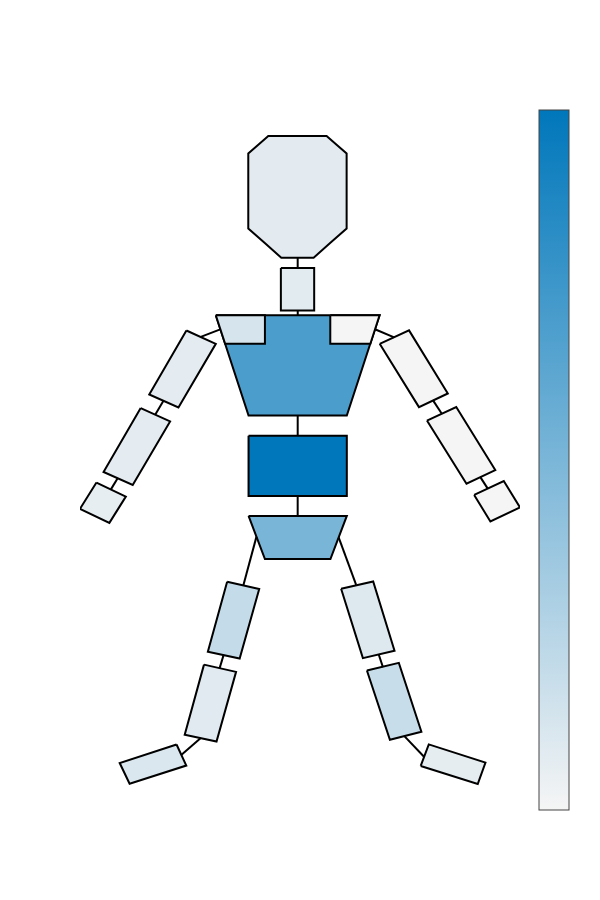

Here is the notebook cell this chart was saved with:
### Code cell
print("Body Heatmap for decoder F y-axis")
# Retrieve and reshape data 
#Retrieve main cluster weights
mainClusterWeights = np.average(np.abs(zero),axis = 0)
coefficientsModel_x = mainClusterWeights


# Sum all coefficients across all rotations and positions for each rigid body and normalise
coefficientsModel_x = coefficientsModel_x / sum(coefficientsModel_x)

# Create a list with all rigid bodies in skeleton and set rigid bodies that don't have components to 0
coefficients_X = np.zeros((19))
coefficients_X[0:9] = coefficientsModel_x[0:9]
coefficients_X[13:19] = coefficientsModel_x[9:15]

# Normalise so the max value is 1
coefficients_X = coefficients_X/ max(coefficients_X)

# Set location and import body parts ( list of names of bodies that coefficients correspond to)


# Extract shape data from the svg file
elements,points,pathElements,bodyPartMapping = extractShapesFromSVG(location="BodyGraphics/body.svg",parts=bodyParts)

# Set colours for each coefficient
colours = [get_color_hex(i,(245,245,245),hex_to_rgb(cmap[1])) for i in coefficients_X]


# Draw the object 
drawObject(points,elements,colours,bodyPartMapping,"_bodySchematic_decoderF_yAxis.svg",
           lightColor='rgb(245,245,245)',darkColor= 'rgb{}'.format(hex_to_rgb(cmap[1])))
#print(coefficients_E_X)

### Figure 1 — Plotly figure (JSON) as saved in the notebook; plotly's stock layout.template omitted (floating-point values rounded to 4 significant figures)
{"data": [{"hoverinfo": "none", "marker": {"cmax": 1, "cmin": 0, "colorbar": {"tickvals": [], "title": {"text": ""}}, "colorscale": [[0, "rgb(245,245,245)"], [1, "rgb(0, 119, 187)"]]}, "mode": "markers", "type": "scatter", "x": [null], "y": [null]}, {"fill": "toself", "fillcolor": "#000000", "line": {"color": "#000000", "width": 2}, "mode": "lines", "type": "scatter", "x": [107.5, 110.5, 112.8], "y": [-167.4, -176.5, -184.0]}, {"fill": "toself", "fillcolor": "#e2ebf0", "line": {"color": "#000000", "width": 2}, "mode": "lines", "type": "scatter", "x": [89.87, 100.0, 100.0, 89.87, 89.87], "y": [-73.58, -73.58, -88.36, -88.36, -73.58]}, {"fill": "toself", "fillcolor": "#e4ecf1", "line": {"color": "#000000", "width": 2}, "mode": "lines", "type": "scatter", "x": [61.03, 70, 58.59, 49.68, 61.03], "y": [-95.35, -100, -122.2, -117.6, -95.35]}, {"fill": "toself", "fillcolor": "#f5f5f5", "line": {"color": "#000000", "width": 2}, "mode": "lines", "type": "scatter", "x": [120.0, 129.0, 140.8, 132.0, 120.0], "y": [-99.98, -95.29, -117.3, -122.0, -99.98]}, {"fill": "toself", "fillcolor": "#e4ecf1", "line": {"color": "#000000", "width": 2}, "mode": "lines", "type": "scatter", "x": [47.07, 56.05, 44.64, 35.73, 47.07], "y": [-122.4, -127.0, -149.2, -144.7, -122.4]}, {"fill": "toself", "fillcolor": "#f5f5f5", "line": {"color": "#000000", "width": 2}, "mode": "lines", "type": "scatter", "x": [134.5, 143.4, 155.3, 146.5, 134.5], "y": [-126.7, -122.0, -144.0, -148.8, -126.7]}, {"fill": "toself", "fillcolor": "#0077bb", "line": {"color": "#000000", "width": 2}, "mode": "lines", "type": "scatter", "x": [80, 110, 110, 80, 80], "y": [-132, -132, -153, -153, -132]}, {"fill": "toself", "fillcolor": "#000000", "line": {"color": "#000000", "width": 2}, "mode": "lines", "type": "scatter", "x": [65.41, 71.35, 71.35], "y": [-97.57, -94.95, -94.95]}, {"fill": "toself", "fillcolor": "#000000", "line": {"color": "#000000", "width": 2}, "mode": "lines", "type": "scatter", "x": [124.4, 118.6, 118.6], "y": [-97.73, -94.9, -94.9]}, {"fill": "toself", "fillcolor": "#79b5d7", "line": {"color": "#000000", "width": 2}, "mode": "lines", "type": "scatter", "x": [80, 85, 105, 110, 80], "y": [-160, -175, -175, -160, -160]}, {"fill": "toself", "fillcolor": "#000000", "line": {"color": "#000000", "width": 2}, "mode": "lines", "type": "scatter", "x": [40.08, 38.92, 37.97], "y": [-146.8, -149.0, -150.7]}, {"fill": "toself", "fillcolor": "#000000", "line": {"color": "#000000", "width": 2}, "mode": "lines", "type": "scatter", "x": [150.7, 152.0, 153.0], "y": [-146.4, -148.6, -150.4]}, {"fill": "toself", "fillcolor": "#000000", "line": {"color": "#000000", "width": 2}, "mode": "lines", "type": "scatter", "x": [95.0, 95.0], "y": [-69.88, -73.68]}, {"fill": "toself", "fillcolor": "#000000", "line": {"color": "#000000", "width": 2}, "mode": "lines", "type": "scatter", "x": [95.01, 95.01], "y": [-88.37, -90.09]}, {"fill": "toself", "fillcolor": "#000000", "line": {"color": "#000000", "width": 2}, "mode": "lines", "type": "scatter", "x": [95.0, 95.0], "y": [-124.7, -132.1]}, {"fill": "toself", "fillcolor": "#000000", "line": {"color": "#000000", "width": 2}, "mode": "lines", "type": "scatter", "x": [136.3, 137.8, 139.0], "y": [-119.6, -122.2, -124.3]}, {"fill": "toself", "fillcolor": "#000000", "line": {"color": "#000000", "width": 2}, "mode": "lines", "type": "scatter", "x": [95.0, 95.0], "y": [-153.0, -160.0]}, {"fill": "toself", "fillcolor": "#000000", "line": {"color": "#000000", "width": 2}, "mode": "lines", "type": "scatter", "x": [54.07, 52.68, 51.54], "y": [-119.8, -122.4, -124.6]}, {"fill": "toself", "fillcolor": "#dde8ef", "line": {"color": "#000000", "width": 2}, "mode": "lines", "type": "scatter", "x": [108.3, 118.0, 124.6, 114.9, 108.3], "y": [-185.4, -182.8, -207.0, -209.6, -185.4]}, {"fill": "toself", "fillcolor": "#c8ddea", "line": {"color": "#000000", "width": 2}, "mode": "lines", "type": "scatter", "x": [116.1, 125.9, 132.8, 123.2, 116.1], "y": [-213.9, -211.2, -235.3, -238.0, -213.9]}, {"fill": "toself", "fillcolor": "#000000", "line": {"color": "#000000", "width": 2}, "mode": "lines", "type": "scatter", "x": [82.42, 80.22, 78.4], "y": [-167.2, -176.6, -184.2]}, {"fill": "toself", "fillcolor": "#c4dce9", "line": {"color": "#000000", "width": 2}, "mode": "lines", "type": "scatter", "x": [73.46, 83.25, 77.29, 67.58, 73.46], "y": [-182.9, -185.4, -209.7, -207.3, -182.9]}, {"fill": "toself", "fillcolor": "#e1eaf0", "line": {"color": "#000000", "width": 2}, "mode": "lines", "type": "scatter", "x": [66.4, 76.19, 70.22, 60.51, 66.4], "y": [-211.8, -214.4, -238.6, -236.2, -211.8]}, {"fill": "toself", "fillcolor": "#000000", "line": {"color": "#000000", "width": 2}, "mode": "lines", "type": "scatter", "x": [72.41, 71.71, 71.13], "y": [-208.3, -211.0, -213.2]}, {"fill": "toself", "fillcolor": "#000000", "line": {"color": "#000000", "width": 2}, "mode": "lines", "type": "scatter", "x": [119.7, 120.4, 121.0], "y": [-208.1, -210.7, -212.7]}, {"fill": "toself", "fillcolor": "#e5edf1", "line": {"color": "#000000", "width": 2}, "mode": "lines", "type": "scatter", "x": [132.6, 135.0, 152.3, 150.0, 132.6], "y": [-247.1, -239.6, -246.0, -253.4, -247.1]}, {"fill": "toself", "fillcolor": "#000000", "line": {"color": "#000000", "width": 2}, "mode": "lines", "type": "scatter", "x": [127.6, 130.9, 133.6], "y": [-236.8, -240.7, -244.0]}, {"fill": "toself", "fillcolor": "#dae7ee", "line": {"color": "#000000", "width": 2}, "mode": "lines", "type": "scatter", "x": [58.02, 60.99, 43.68, 40.66, 58.02], "y": [-239.7, -247.0, -253.3, -246.1, -239.7]}, {"fill": "toself", "fillcolor": "#000000", "line": {"color": "#000000", "width": 2}, "mode": "lines", "type": "scatter", "x": [65.41, 62.13, 59.44], "y": [-237.4, -240.7, -243.3]}, {"fill": "toself", "fillcolor": "#e3ebf0", "line": {"color": "#000000", "width": 2}, "mode": "lines", "type": "scatter", "x": [84.96, 79.92, 79.92, 79.92, 82.98, 86.03, 94.93, 103.8, 106.9, 109.9, 109.9, 109.9, 104.9, 99.87, 94.93, 90.0, 84.96], "y": [-64.86, -59.76, -46.7, -33.64, -30.59, -27.53, -27.53, -27.53, -30.59, -33.64, -46.7, -59.76, -64.86, -69.95, -69.95, -69.95, -64.86]}, {"fill": "toself", "fillcolor": "#e7eef1", "line": {"color": "#000000", "width": 2}, "mode": "lines", "type": "scatter", "x": [33.56, 42.53, 37.51, 28.54, 33.56], "y": [-148.3, -153.3, -162.4, -157.5, -148.3]}, {"fill": "toself", "fillcolor": "#4b9dcc", "line": {"color": "#000000", "width": 2}, "mode": "lines", "type": "scatter", "x": [70, 120, 110, 80, 70], "y": [-90, -90, -125, -125, -90]}, {"fill": "toself", "fillcolor": "#d6e5ed", "line": {"color": "#000000", "width": 2}, "mode": "lines", "type": "scatter", "x": [70, 85, 85, 72.85, 70], "y": [-90, -90, -100, -100, -90]}, {"fill": "toself", "fillcolor": "#f5f5f5", "line": {"color": "#000000", "width": 2}, "mode": "lines", "type": "scatter", "x": [105.0, 120, 117.2, 105.0, 105.0], "y": [-90, -90, -100, -100, -90]}, {"fill": "toself", "fillcolor": "#f5f5f5", "line": {"color": "#000000", "width": 2}, "mode": "lines", "type": "scatter", "x": [148.9, 157.9, 162.9, 153.8, 148.9], "y": [-152.7, -147.8, -157.0, -161.9, -152.7]}], "layout": {"height": 900, "showlegend": false, "width": 600, "xaxis": {"showgrid": false, "showline": false, "showticklabels": false, "ticks": "", "zeroline": false}, "yaxis": {"showgrid": false, "showline": false, "showticklabels": false, "ticks": "", "zeroline": false}}}
